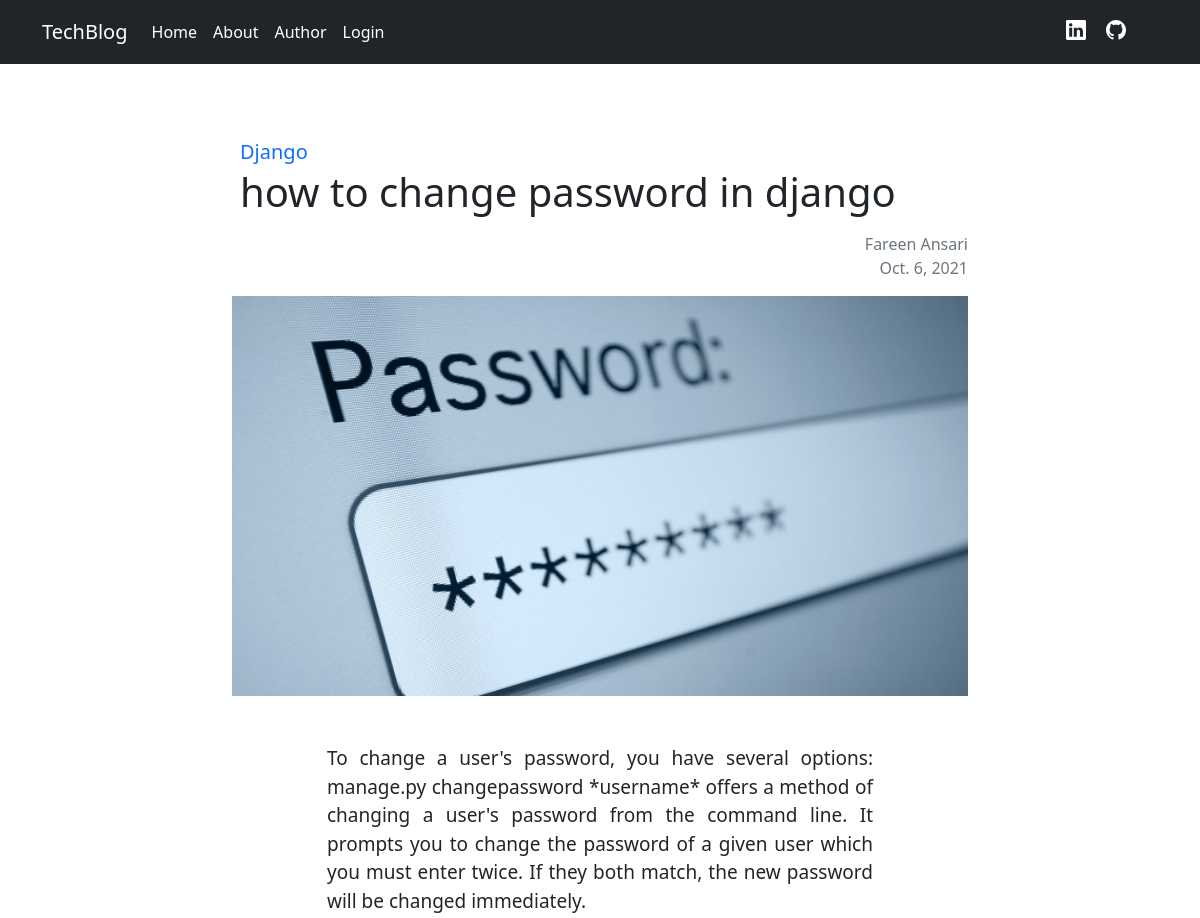
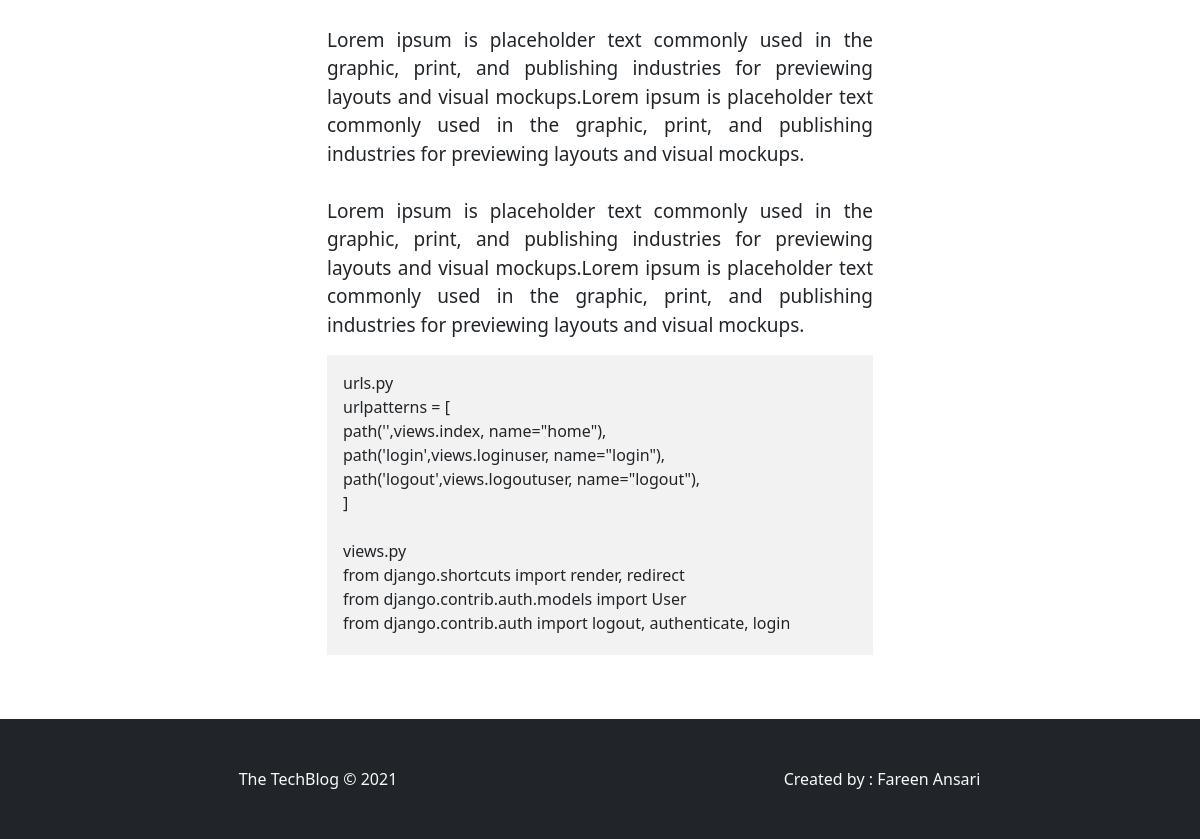
Page /blogdetail/django-password on the committed database (2 pictures, top to bottom).
### BlogApp/models.py (models this page shows)
class Blog(models.Model):
    featured_image = models.ImageField(upload_to='images')
    tag=models.CharField(max_length=40)
    title=models.CharField(max_length=800)
    content=models.TextField()
    date=models.DateField(default=datetime.datetime.now())
    author = models.CharField(max_length=30)
    slug=models.SlugField(max_length=40, unique=True, verbose_name="Blog Url", help_text="Url of the blog")
    code=models.TextField(null=True, blank=True)

### BlogApp/views.py (the view)
# urls.py: path('blogdetail/<slug>', views.DisplayBlog.as_view(), name="blogdetail"),
class DisplayBlog(DetailView):
    model = Blog
    template_name="blog-detail.html"

### templates/blog-detail.html (shortened to what this page needs)
{% extends 'base.html' %}
{% load static %}
{% block body %}
<div class="container">
    <div class="row justify-content-md-center">
        <div class="col-lg-8">
        <h3 class="p-2 mt-2 display-6 mt-5"><span style="font-size:20px;" class="text-primary">{{blog.tag}}</span><br>{{blog.title}}</h2>
        <p class="text-muted text-end">Fareen Ansari<br><span>{{blog.date}}</span></p>
            <img src="{{blog.featured_image.url}}" height="400px" width="100%">
        </div>
        <div class="col-lg-6 my-5">
            <p style="font-size:19px; text-align:justify;">{{blog.content|linebreaksbr}}</p>
            {% if blog.code %}
            <p class="p-3" style=" text-align:justify; background-color:#f2f2f2; height:300px; width:100%; overflow-x: scroll; ">{{blog.code|linebreaksbr}}</p>
            {% endif %}
        </div>
    </div>
</div>
{% endblock body %}

### rows in the picture
Blog: tag "Django", title "how to change password in django", date "Oct. 6, 2021", featured_image (picture), content "To change a user's password, you have several options: manage.py changepassword *username* offers a method of changing a user's password from the command line. It prompts you to change the password of a given user which you must enter twice. If they both match, the new password will be changed immediately. Lorem ipsum is placeholder text commonly used in the graphic, print, and publishing industries for previewing layouts and visual mockups.Lorem ipsum is placeholder text commonly used in the graphic, print, and publishing industries for previewing layouts and visual mockups. Lorem ipsum is placeholder text commonly used in the graphic, print, and publishing industries for previewing…", code "urls.py urlpatterns = [ path('',views.index, name=\"home\"), path('login',views.loginuser, name=\"login\"), path('logout',views.logoutuser, name=\"logout\"), ] views.py from django.shortcuts import render, redirect from django.contrib.auth.models import User from django.contrib.auth import logout, authenticate, login"
